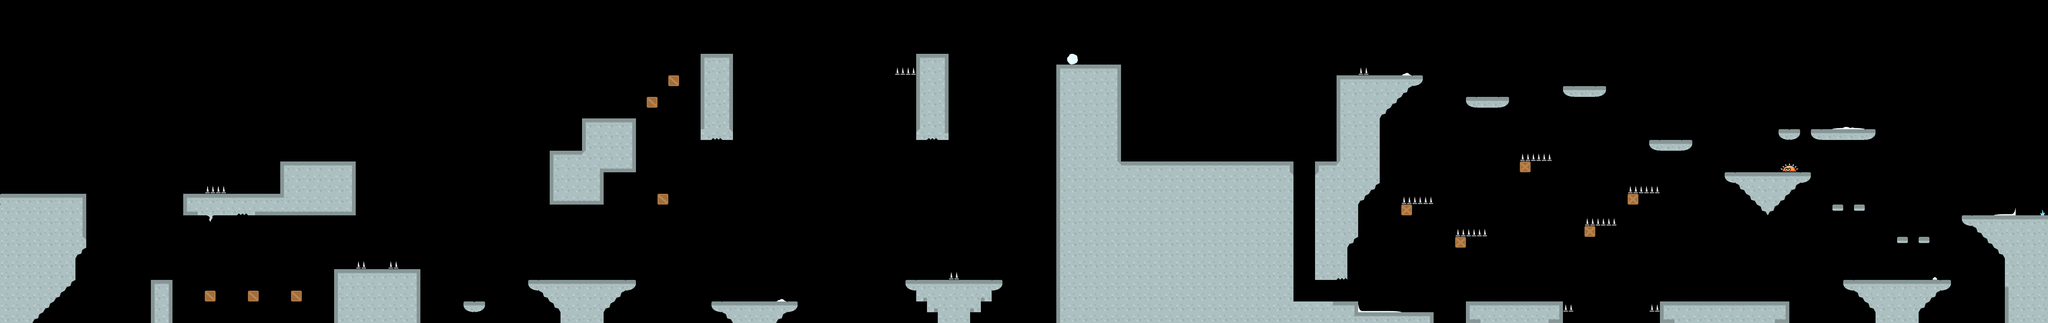

The image is a tile-based game level rendered from a .tmx file. Its description and source (layers, tilesets, objects; grid data summarised) follow:
An orthogonal 190x30 tile map with 32x32 px tiles, 3 tile layers (tileLayer, hazardLayer, elementsLayer), 3 tilesets and 84 objects (47x coin, 13x walker, 9x staticshooter, 6x destroy, 5x flyer, ...).

<map version="1.0" orientation="orthogonal" renderorder="right-down" width="190" height="30" tilewidth="32" tileheight="32" nextobjectid="138">
 <tileset firstgid="1" name="world4" tilewidth="32" tileheight="32" spacing="8" margin="4" tilecount="34">
  <image source="world4.png" width="1360" height="40" />
 </tileset>
 <tileset firstgid="35" name="hazard" tilewidth="32" tileheight="32" spacing="8" margin="4" tilecount="9">
  <image source="hazard.png" width="360" height="40" />
 </tileset>
 <tileset firstgid="44" name="elements2" tilewidth="32" tileheight="32" spacing="8" margin="4" tilecount="38">
  <image source="elements2.png" width="1520" height="40" />
 </tileset>
 <layer name="tileLayer" width="190" height="30">
  <data>[5700 cells, 1015 non-empty, 24 distinct tile ids]</data>
 </layer>
 <objectgroup name="gameObjects">
  <object id="1" name="player" x="64" y="512" width="32" height="64" />
  <object id="54" name="exit" x="5984" y="544" width="64" height="96" />
  <object id="55" name="coin" x="1216" y="544" width="32" height="32" />
  <object id="56" name="coin" x="1248" y="544" width="32" height="32" />
  <object id="57" name="coin" x="1248" y="576" width="32" height="32" />
  <object id="58" name="coin" x="1216" y="576" width="32" height="32" />
  <object id="59" name="coin" x="1408" y="448" width="32" height="32" />
  <object id="60" name="coin" x="1440" y="448" width="32" height="32" />
  <object id="61" name="coin" x="1440" y="480" width="32" height="32" />
  <object id="62" name="coin" x="1408" y="480" width="32" height="32" />
  <object id="63" name="coin" x="2176" y="288" width="32" height="32" />
  <object id="64" name="coin" x="2240" y="288" width="32" height="32" />
  <object id="66" name="coin" x="2304" y="288" width="32" height="32" />
  <object id="67" name="coin" x="2368" y="288" width="32" height="32" />
  <object id="68" name="coin" x="2432" y="288" width="32" height="32" />
  <object id="69" name="coin" x="2496" y="288" width="32" height="32" />
  <object id="70" name="coin" x="2560" y="288" width="32" height="32" />
  <object id="71" name="coin" x="2624" y="288" width="32" height="32" />
  <object id="72" name="coin" x="2688" y="288" width="32" height="32" />
  <object id="73" name="coin" x="3328" y="416" width="32" height="32" />
  <object id="74" name="coin" x="3392" y="416" width="32" height="32" />
  <object id="75" name="coin" x="3456" y="416" width="32" height="32" />
  <object id="76" name="coin" x="3520" y="416" width="32" height="32" />
  <object id="77" name="coin" x="3584" y="416" width="32" height="32" />
  <object id="78" name="coin" x="3648" y="416" width="32" height="32" />
  <object id="79" name="coin" x="3712" y="416" width="32" height="32" />
  <object id="80" name="coin" x="3776" y="416" width="32" height="32" />
  <object id="81" name="coin" x="3840" y="416" width="32" height="32" />
  <object id="82" name="coin" x="3872" y="416" width="32" height="32" />
  <object id="83" name="coin" x="3936" y="416" width="32" height="32" />
  <object id="84" name="coin" x="3840" y="800" width="32" height="32" />
  <object id="85" name="coin" x="3872" y="832" width="32" height="32" />
  <object id="86" name="coin" x="3840" y="864" width="32" height="32" />
  <object id="87" name="coin" x="3904" y="864" width="32" height="32" />
  <object id="88" name="coin" x="3936" y="832" width="32" height="32" />
  <object id="89" name="coin" x="3968" y="864" width="32" height="32" />
  <object id="90" name="coin" x="4000" y="832" width="32" height="32" />
  <object id="91" name="coin" x="4032" y="864" width="32" height="32" />
  <object id="92" name="coin" x="4064" y="896" width="32" height="32" />
  <object id="93" name="coin" x="4736" y="832" width="32" height="32" />
  <object id="94" name="coin" x="4800" y="832" width="32" height="32" />
  <object id="95" name="coin" x="5504" y="320" width="32" height="32" />
  <object id="96" name="coin" x="5440" y="320" width="32" height="32" />
  <object id="97" name="coin" x="5376" y="320" width="32" height="32" />
  <object id="98" name="coin" x="5312" y="320" width="32" height="32" />
  <object id="99" name="coin" x="672" y="768" width="32" height="32" />
  <object id="100" name="coin" x="800" y="768" width="32" height="32" />
  <object id="101" name="coin" x="2176" y="800" width="32" height="32" />
  <object id="102" name="coin" x="2272" y="800" width="32" height="32" />
  <object id="103" name="walker" x="2208" y="832" width="32" height="64" />
  <object id="104" name="drunkflyer" x="1152" y="448" width="32" height="64" />
  <object id="105" name="walker" x="960" y="416" width="32" height="64" />
  <object id="106" name="walker" x="2400" y="160" width="32" height="64" />
  <object id="107" name="walker" x="3776" y="288" width="32" height="64" />
  <object id="108" name="walker" x="5632" y="768" width="32" height="64" />
  <object id="109" name="walker" x="5120" y="832" width="32" height="64" />
  <object id="110" name="flyer" x="896" y="800" width="32" height="64" />
  <object id="111" name="flyer" x="2912" y="512" width="32" height="64" />
  <object id="112" name="flyer" x="5728" y="640" width="32" height="64" />
  <object id="113" name="flyer" x="5696" y="512" width="32" height="64" />
  <object id="114" name="flyer" x="5088" y="320" width="32" height="64" />
  <object id="115" name="staticshooter" x="768" y="512" width="32" height="64" />
  <object id="116" name="staticshooter" x="1824" y="768" width="32" height="64" />
  <object id="117" name="staticshooter" x="1664" y="384" width="32" height="64" />
  <object id="118" name="staticshooter" x="1824" y="288" width="32" height="64" />
  <object id="119" name="staticshooter" x="2752" y="96" width="32" height="64" />
  <object id="120" name="staticshooter" x="2752" y="768" width="32" height="64" />
  <object id="121" name="staticshooter" x="4704" y="192" width="32" height="64" />
  <object id="122" name="staticshooter" x="3264" y="128" width="32" height="64" />
  <object id="123" name="staticshooter" x="5888" y="576" width="32" height="64" />
  <object id="124" name="walker" x="5504" y="768" width="32" height="64" />
  <object id="125" name="walker" x="4512" y="832" width="32" height="64" />
  <object id="126" name="walker" x="4768" y="864" width="32" height="64" />
  <object id="127" name="walker" x="4960" y="352" width="32" height="64" />
  <object id="128" name="jumper" x="3904" y="288" width="32" height="64" />
  <object id="129" name="walker" x="4096" y="160" width="32" height="64" />
  <object id="130" name="walker" x="3456" y="288" width="32" height="64" />
  <object id="131" name="walker" x="2560" y="160" width="32" height="64" />
 </objectgroup>
 <objectgroup name="interactionObjects">
  <object id="132" name="destroy" x="608" y="864" width="32" height="32" />
  <object id="133" name="destroy" x="736" y="864" width="32" height="32" />
  <object id="134" name="destroy" x="864" y="864" width="32" height="32" />
  <object id="135" name="destroy" x="1952" y="576" width="32" height="32" />
  <object id="136" name="destroy" x="1920" y="288" width="32" height="32" />
  <object id="137" name="destroy" x="1984" y="224" width="32" height="32" />
 </objectgroup>
 <layer name="hazardLayer" width="190" height="30">
  <data>[5700 cells, 27 non-empty, 3 distinct tile ids]</data>
 </layer>
 <layer name="elementsLayer" width="190" height="30">
  <data>[5700 cells, 15 non-empty, 11 distinct tile ids]</data>
 </layer>
</map>